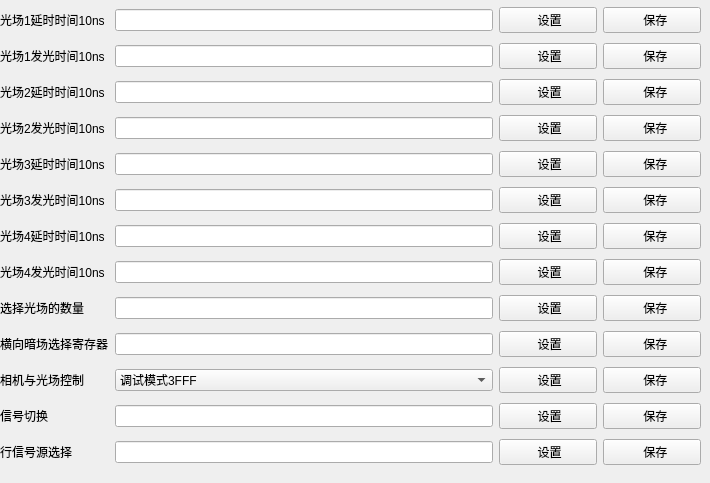
       <widget class="QWidget" name="LighterParam">
        <attribute name="title">
         <string notr="true">光源控制器参数</string>
        </attribute>
        <widget class="QWidget" name="layoutWidget">
         <property name="geometry">
          <rect>
           <x>0</x>
           <y>3</y>
           <width>701</width>
           <height>471</height>
          </rect>
         </property>
         <layout class="QGridLayout" name="gridLayout_8">
          <item row="0" column="0">
           <widget class="QLabel" name="LightField1DelayTimeLB">
            <property name="text">
             <string>光场1延时时间10ns</string>
            </property>
           </widget>
          </item>
          <item row="0" column="1">
           <widget class="QLineEdit" name="LightField1DelayTimeLE"/>
          </item>
          <item row="0" column="2">
           <widget class="QPushButton" name="LightField1DelayTimeSetBT">
            <property name="minimumSize">
             <size>
              <width>98</width>
              <height>0</height>
             </size>
            </property>
            <property name="text">
             <string> 设置</string>
            </property>
           </widget>
          </item>
          <item row="0" column="3">
           <widget class="QPushButton" name="LightField1DelayTimeSaveBT">
            <property name="minimumSize">
             <size>
              <width>98</width>
              <height>0</height>
             </size>
            </property>
            <property name="text">
             <string>  保存</string>
            </property>
           </widget>
          </item>
          <item row="1" column="0">
           <widget class="QLabel" name="LightField1GlowTimeLB">
            <property name="text">
             <string>光场1发光时间10ns</string>
            </property>
           </widget>
          </item>
          <item row="1" column="1">
           <widget class="QLineEdit" name="LightField1GlowTimeLE"/>
          </item>
          <item row="1" column="2">
           <widget class="QPushButton" name="LightField1GlowTimeSetBT">
            <property name="text">
             <string> 设置</string>
            </property>
           </widget>
          </item>
          <item row="1" column="3">
           <widget class="QPushButton" name="LightField1GlowTimeSaveBT">
            <property name="text">
             <string>  保存</string>
            </property>
           </widget>
          </item>
          <item row="2" column="0">
           <widget class="QLabel" name="LightField2DelayTimeLB">
            <property name="text">
             <string>光场2延时时间10ns</string>
            </property>
           </widget>
          </item>
          <item row="2" column="1">
           <widget class="QLineEdit" name="LightField2DelayTimeLE"/>
          </item>
          <item row="2" column="2">
           <widget class="QPushButton" name="LightField2DelayTimeSetBT">
            <property name="text">
             <string> 设置</string>
            </property>
           </widget>
          </item>
          <item row="2" column="3">
           <widget class="QPushButton" name="LightField2DelayTimeSaveBT">
            <property name="text">
             <string>  保存</string>
            </property>
           </widget>
          </item>
          <item row="3" column="0">
           <widget class="QLabel" name="LightField2GlowTimeLB">
            <property name="text">
             <string>光场2发光时间10ns</string>
            </property>
           </widget>
          </item>
          <item row="3" column="1">
           <widget class="QLineEdit" name="LightField2GlowTimeLE"/>
          </item>
          <item row="3" column="2">
           <widget class="QPushButton" name="LightField2GlowTimeSetBT">
            <property name="text">
             <string> 设置</string>
            </property>
           </widget>
          </item>
          <item row="3" column="3">
           <widget class="QPushButton" name="LightField2GlowTimeSaveBT">
            <property name="text">
             <string>  保存</string>
            </property>
           </widget>
          </item>
          <item row="4" column="0">
           <widget class="QLabel" name="LightField3DelayTimeLB">
            <property name="text">
             <string>光场3延时时间10ns</string>
            </property>
           </widget>
          </item>
          <item row="4" column="1">
           <widget class="QLineEdit" name="LightField3DelayTimeLE"/>
          </item>
          <item row="4" column="2">
           <widget class="QPushButton" name="LightField3DelayTimeSetBT">
            <property name="text">
             <string> 设置</string>
            </property>
           </widget>
          </item>
          <item row="4" column="3">
           <widget class="QPushButton" name="LightField3DelayTimeSaveBT">
            <property name="text">
             <string>  保存</string>
            </property>
           </widget>
          </item>
          <item row="5" column="0">
           <widget class="QLabel" name="LightField3GlowTimeLB">
            <property name="text">
             <string>光场3发光时间10ns</string>
            </property>
           </widget>
          </item>
          <item row="5" column="1">
           <widget class="QLineEdit" name="LightField3GlowTimeLE"/>
          </item>
          <item row="5" column="2">
           <widget class="QPushButton" name="LightField3GlowTimeSetBT">
            <property name="text">
             <string> 设置</string>
            </property>
           </widget>
          </item>
          <item row="5" column="3">
           <widget class="QPushButton" name="LightField3GlowTimeSaveBT">
            <property name="text">
             <string>  保存</string>
            </property>
           </widget>
          </item>
          <item row="6" column="0">
           <widget class="QLabel" name="LightField4DelayTimeLB">
            <property name="text">
             <string>光场4延时时间10ns</string>
            </property>
           </widget>
          </item>
          <item row="6" column="1">
           <widget class="QLineEdit" name="LightField4DelayTimeLE"/>
          </item>
          <item row="6" column="2">
           <widget class="QPushButton" name="LightField4DelayTimeSetBT">
            <property name="text">
             <string> 设置</string>
            </property>
           </widget>
          </item>
          <item row="6" column="3">
           <widget class="QPushButton" name="LightField4DelayTimeSaveBT">
            <property name="text">
             <string>  保存</string>
            </property>
           </widget>
          </item>
          <item row="7" column="0">
           <widget class="QLabel" name="LightField4GlowTimeLB">
            <property name="text">
             <string>光场4发光时间10ns</string>
            </property>
           </widget>
          </item>
          <item row="7" column="1">
           <widget class="QLineEdit" name="LightField4GlowTimeLE"/>
          </item>
          <item row="7" column="2">
           <widget class="QPushButton" name="LightField4GlowTimeSetBT">
            <property name="text">
             <string> 设置</string>
            </property>
           </widget>
          </item>
          <item row="7" column="3">
           <widget class="QPushButton" name="LightField4GlowTimeSaveBT">
            <property name="text">
             <string>  保存</string>
            </property>
           </widget>
          </item>
          <item row="8" column="0">
           <widget class="QLabel" name="SelectedLightFieldNumberLB">
            <property name="text">
             <string>选择光场的数量</string>
            </property>
           </widget>
          </item>
          <item row="8" column="1">
           <widget class="QLineEdit" name="SelectedLightFieldNumberLE"/>
          </item>
          <item row="8" column="2">
           <widget class="QPushButton" name="SelectedLightFieldNumberSetBT">
            <property name="text">
             <string> 设置</string>
            </property>
           </widget>
          </item>
          <item row="8" column="3">
           <widget class="QPushButton" name="SelectedLightFieldNumberSaveBT">
            <property name="text">
             <string>  保存</string>
            </property>
           </widget>
          </item>
          <item row="9" column="0">
           <widget class="QLabel" name="HorizontalDarkfieldSelectRegisterLB">
            <property name="text">
             <string>横向暗场选择寄存器</string>
            </property>
           </widget>
          </item>
          <item row="9" column="1">
           <widget class="QLineEdit" name="HorizontalDarkfieldSelectRegisterLE"/>
          </item>
          <item row="9" column="2">
           <widget class="QPushButton" name="HorizontalDarkfieldSelectRegisterSetBT">
            <property name="text">
             <string> 设置</string>
            </property>
           </widget>
          </item>
          <item row="9" column="3">
           <widget class="QPushButton" name="HorizontalDarkfieldSelectRegisterSaveBT">
            <property name="text">
             <string>  保存</string>
            </property>
           </widget>
          </item>
          <item row="10" column="0">
           <widget class="QLabel" name="CamareAndLightFieldControlLB">
            <property name="text">
             <string>相机与光场控制</string>
            </property>
           </widget>
          </item>
          <item row="10" column="1">
           <widget class="QComboBox" name="CamareAndLightFieldControlCB">
            <item>
             <property name="text">
              <string>调试模式3FFF</string>
             </property>
            </item>
            <item>
             <property name="text">
              <string>运行模式7FFF</string>
             </property>
            </item>
           </widget>
          </item>
          <item row="10" column="2">
           <widget class="QPushButton" name="CamareAndLightFieldControlSetBT">
            <property name="text">
             <string> 设置</string>
            </property>
           </widget>
          </item>
          <item row="10" column="3">
           <widget class="QPushButton" name="CamareAndLightFieldControlSaveBT">
            <property name="text">
             <string>  保存</string>
            </property>
           </widget>
          </item>
          <item row="11" column="0">
           <widget class="QLabel" name="SignalSwitchLB">
            <property name="text">
             <string>信号切换</string>
            </property>
           </widget>
          </item>
          <item row="11" column="1">
           <widget class="QLineEdit" name="SignalSwitchLE"/>
          </item>
          <item row="11" column="2">
           <widget class="QPushButton" name="SignalSwitchSetBT">
            <property name="text">
             <string> 设置</string>
            </property>
           </widget>
          </item>
          <item row="11" column="3">
           <widget class="QPushButton" name="SignalSwitchSaveBT">
            <property name="text">
             <string>  保存</string>
            </property>
           </widget>
          </item>
          <item row="12" column="0">
           <widget class="QLabel" name="RowSignalSelectedLB">
            <property name="text">
             <string>行信号源选择</string>
            </property>
           </widget>
          </item>
          <item row="12" column="1">
           <widget class="QLineEdit" name="RowSignalSelectedLE"/>
          </item>
          <item row="12" column="2">
           <widget class="QPushButton" name="RowSignalSelectedSetBT">
            <property name="text">
             <string> 设置</string>
            </property>
           </widget>
          </item>
          <item row="12" column="3">
           <widget class="QPushButton" name="RowSignalSelectedSaveBT">
            <property name="text">
             <string>  保存</string>
            </property>
           </widget>
          </item>
         </layout>
        </widget>
       </widget>
